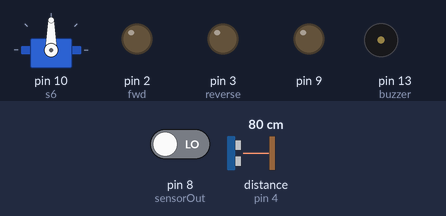
A sketch run on a simulated Arduino Uno, built with avr-gcc and run on an emulated ATmega328P. On the bench: servo, output pins drawn as LEDs (lit = HIGH), buzzer (waves = sounding, pin HIGH). Wiring (inferred from the names in the program): ultrasonic range finder: trigger pin 4; echo pin 4. The test bench sets the inputs (shaded band); at power-on: distance to the obstacle (sensor on pin 4) 80 cm, pin 8 (sensorOut) LOW. The echo pulse lasts 58.3 µs per cm; pins used as bus, display or sensor lines are not drawn; what the sketch prints to the serial monitor is not drawn.

Above: at 1.3 s.
1.4 s: distance to the obstacle (sensor on pin 4) set to 17 cm
2.9 s: distance to the obstacle (sensor on pin 4) set to 13 cm
At 3.9 s:
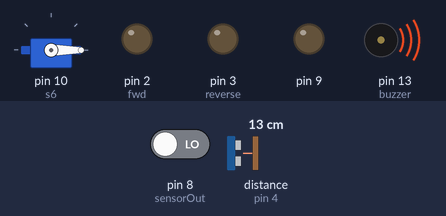
At 12.0 s:
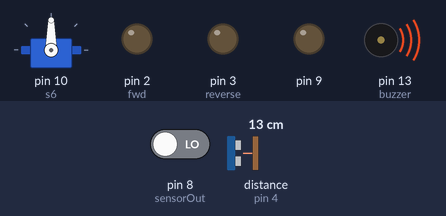
Timing chart, 0 to 14.2 s (numbered marks = the images above; inputs shaded):
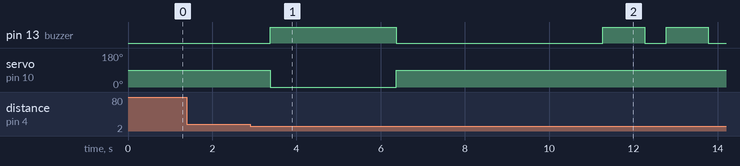

Measured:
- the behaviour switches between 16 and 15 cm on distance to the obstacle (sensor on pin 4) (found by bisection; images 0 and 1)
- after the input at 1.4 s, every drawn part: stays the same
- after the input at 2.9 s, pin 13 (buzzer): goes HIGH 3.0 s, LOW 4.9 s, HIGH 1.0 s, LOW 0.50 s, HIGH 1.0 s, then LOW, starting after 0.47 s; servo on pin 10 (s6): 90° → 0° after 0.47 s, → 90° 3.0 s later

The sketch:

sensor_warna.ino
```cpp
/*********
  Rui Santos
  Complete project details at https://randomnerdtutorials.com
*********/
#include <Servo.h>

Servo s6;
// TCS230 or TCS3200 pins wiring to Arduino
#define S0 4
#define S1 5
#define S2 6
#define S3 7
#define sensorOut 8

int count = 0;/////pakai us

const int pingPin1 = 4;
unsigned long millis1 = 0, millis2 = 0;
// Stores frequency read by the photodiodes 210 184 190kuning
int redFrequency = 0;
int greenFrequency = 0;
int blueFrequency = 0;

// Stores the red. green and blue colors
int redColor = 0;
int greenColor = 0;
int blueColor = 0;

void setup() {
  // Setting the outputs
  pinMode(S0, OUTPUT);
  pinMode(S1, OUTPUT);
  pinMode(S2, OUTPUT);
  pinMode(S3, OUTPUT);
  pinMode(3, OUTPUT);
  digitalWrite(3, 0);

  s6.attach(10);

  pinMode(2, 1); // fwd
  pinMode(3, 1); // reverse
  pinMode(9, 1); /// pwm
  pinMode(13, 1); /// buzzer
  pinMode(A0, 2);  // limit buka
  pinMode(A1, 2);  // limit tutup
  off();

  s6.write(90);
  // Setting the sensorOut as an input
  pinMode(sensorOut, INPUT);

  // Setting frequency scaling to 20%
  digitalWrite(S0, HIGH);
  digitalWrite(S1, LOW);

  // Begins serial communication
  Serial.begin(9600);
}

void loop() {


  while (count == 0) {
    //    millis1 = millis();
    // if (millis1 - millis2 > 5000) {
    // Serial.println("data cek");
    long duration, duration2, cm, cm2;
    // for (int i = 0; i < 100; i++) {
    //  delay(50);

    pinMode(pingPin1, OUTPUT);
    digitalWrite(pingPin1, LOW);
    delayMicroseconds(2);
    digitalWrite(pingPin1, HIGH);
    delayMicroseconds(5);
    digitalWrite(pingPin1, LOW);
    pinMode(pingPin1, INPUT);
    duration = pulseIn(pingPin1, HIGH);
    cm = microsecondsToCentimeters(duration);

    delay(50);


    //  }

    //    cm = cm/100.0 ;
    //    cm2 = cm2/100.0 ;
    //Serial.println("cm : ");
    Serial.println(cm);
    // Serial.println(cm2);
    if (cm < 15 ) {
      s6.write(0);
      digitalWrite(13, 1);
      delay(3000);
      s6.write(90);
      digitalWrite(13, 0);
      delay(1000);

      //      Serial.print("p");
      delay(100);
      count = 1;
      //kedip();
    }

    // Serial.println(analogRead(A2));
    delay(500);
    //
    //    millis2 = millis1;

    //}
  }
  while (count == 1) {
    // Setting RED (R) filtered photodiodes to be read
    digitalWrite(S2, LOW);
    digitalWrite(S3, LOW);

    // Reading the output frequency
    redFrequency = pulseIn(sensorOut, LOW);
    // Remaping the value of the RED (R) frequency from 0 to 255
    // You must replace with your own values. Here's an example:
    // redColor = map(redFrequency, 70, 120, 255,0);
    redColor = map(redFrequency, 476, 8358, 255, 0);

    // Printing the RED (R) value
    Serial.print("R = ");
    Serial.print(redColor);
    delay(100);

    // Setting GREEN (G) filtered photodiodes to be read
    digitalWrite(S2, HIGH);
    digitalWrite(S3, HIGH);

    // Reading the output frequency
    greenFrequency = pulseIn(sensorOut, LOW);
    // Remaping the value of the GREEN (G) frequency from 0 to 255
    // You must replace with your own values. Here's an example:
    // greenColor = map(greenFrequency, 100, 199, 255, 0);
    greenColor = map(greenFrequency, 583, 3814, 255, 0);

    // Printing the GREEN (G) value
    Serial.print(" G = ");
    Serial.print(greenColor);
    delay(100);

    // Setting BLUE (B) filtered photodiodes to be read
    digitalWrite(S2, LOW);
    digitalWrite(S3, HIGH);

    // Reading the output frequency
    blueFrequency = pulseIn(sensorOut, LOW);
    // Remaping the value of the BLUE (B) frequency from 0 to 255
    // You must replace with your own values. Here's an example:
    // blueColor = map(blueFrequency, 38, 84, 255, 0);
    blueColor = map(blueFrequency, 844, 309, 255, 0);

    // Printing the BLUE (B) value
    Serial.print(" B = ");
    Serial.print(blueColor);
    delay(100);

    // Checks the current detected color and prints
    // a message in the serial monitor
    if (redColor > 100 && redColor < 300 && blueColor < 500) {
      Serial.println(" kuning");
      kedip();
      count=0;
    } else if (redColor > 200 && redColor < 500 && blueColor < 500) {
      Serial.println(" kuning");
      kedip();
      count=0;

    } else if (greenColor > 50) {
      Serial.println(" hijau");
      while (1) {
        fwd();
        if (digitalRead(A0) == 0) {
          off();
          break;
        }
      }

      while (1) {
        rvs();
        if (digitalRead(A1) == 0) {
          off();
          break;
        }
      }
      count=0;
    } else {
      Serial.println(" gelap");
    }
    //  if(redColor > greenColor && redColor > blueColor){
    //      Serial.println(" - RED detected!");
    //  }
    //  if(greenColor > redColor && greenColor > blueColor){
    //    Serial.println(" - GREEN detected!");
    //  }
    //  if(blueColor > redColor && blueColor > greenColor){
    //    Serial.println(" - BLUE detected!");
    //  }

  }
}


long microsecondsToCentimeters(long microseconds) {
  return microseconds / 29 / 2;
}
void fwd() {
  digitalWrite(5, 1);
  digitalWrite(6, 0);
}
void rvs() {
  digitalWrite(5, 0);
  digitalWrite(6, 1);
}
void off() {
  digitalWrite(5, 0);
  digitalWrite(6, 0);
}
//////
void kedip() {
  for (int u = 0; u < 10; u++) {
    digitalWrite(13, 1);
    delay(1000);
    digitalWrite(13, 0);
    delay(500);
  }
}
```

backup.ino
```cpp
///*********
//  Rui Santos
//  Complete project details at https://randomnerdtutorials.com
//*********/
//#include <Servo.h>
//
//Servo s6;
//// TCS230 or TCS3200 pins wiring to Arduino
//#define S0 4
//#define S1 5
//#define S2 6
//#define S3 7
//#define sensorOut 8
//
//int count = 0;/////pakai us
//
//const int pingPin1 = 4;
//unsigned long millis1 = 0, millis2 = 0;
//// Stores frequency read by the photodiodes 210 184 190kuning
//int redFrequency = 0;
//int greenFrequency = 0;
//int blueFrequency = 0;
//
//// Stores the red. green and blue colors
//int redColor = 0;
//int greenColor = 0;
//int blueColor = 0;
//
//void setup() {
//  // Setting the outputs
//  pinMode(S0, OUTPUT);
//  pinMode(S1, OUTPUT);
//  pinMode(S2, OUTPUT);
//  pinMode(S3, OUTPUT);
//  pinMode(3, OUTPUT);
//  digitalWrite(3, 0);
//
//  s6.attach(10);
//
//  pinMode(2, 1); // fwd
//  pinMode(3, 1); // reverse
//  pinMode(9, 1); /// pwm
//  pinMode(13, 1); /// buzzer
//  pinMode(A0, 2);  // limit buka
//  pinMode(A1, 2);  // limit tutup
//  off();
//
//  s6.write(90);
//  // Setting the sensorOut as an input
//  pinMode(sensorOut, INPUT);
//
//  // Setting frequency scaling to 20%
//  digitalWrite(S0, HIGH);
//  digitalWrite(S1, LOW);
//
//  // Begins serial communication
//  Serial.begin(9600);
//}
//
//void loop() {
//
//
//  while (count == 0) {
//    //    millis1 = millis();
//    // if (millis1 - millis2 > 5000) {
//    // Serial.println("data cek");
//    long duration, duration2, cm, cm2;
//    // for (int i = 0; i < 100; i++) {
//    //  delay(50);
//
//    pinMode(pingPin1, OUTPUT);
//    digitalWrite(pingPin1, LOW);
//    delayMicroseconds(2);
//    digitalWrite(pingPin1, HIGH);
//    delayMicroseconds(5);
//    digitalWrite(pingPin1, LOW);
//    pinMode(pingPin1, INPUT);
//    duration = pulseIn(pingPin1, HIGH);
//    cm = microsecondsToCentimeters(duration);
//
//    delay(50);
//
//
//    //  }
//
//    //    cm = cm/100.0 ;
//    //    cm2 = cm2/100.0 ;
//    //Serial.println("cm : ");
//    Serial.println(cm);
//    // Serial.println(cm2);
//    if (cm < 15 ) {
//      s6.write(0);
//      digitalWrite(13, 1);
//      delay(3000);
//      s6.write(90);
//      digitalWrite(13, 0);
//      delay(1000);
//
//      //      Serial.print("p");
//      delay(100);
//      count = 1;
//      //kedip();
//    }
//
//    // Serial.println(analogRead(A2));
//    delay(500);
//    //
//    //    millis2 = millis1;
//
//    //}
//  }
//  while (count == 1) {
//    // Setting RED (R) filtered photodiodes to be read
//    digitalWrite(S2, LOW);
//    digitalWrite(S3, LOW);
//
//    // Reading the output frequency
//    redFrequency = pulseIn(sensorOut, LOW);
//    // Remaping the value of the RED (R) frequency from 0 to 255
//    // You must replace with your own values. Here's an example:
//    // redColor = map(redFrequency, 70, 120, 255,0);
//    redColor = map(redFrequency, 476, 8358, 255, 0);
//
//    // Printing the RED (R) value
//    Serial.print("R = ");
//    Serial.print(redColor);
//    delay(100);
//
//    // Setting GREEN (G) filtered photodiodes to be read
//    digitalWrite(S2, HIGH);
//    digitalWrite(S3, HIGH);
//
//    // Reading the output frequency
//    greenFrequency = pulseIn(sensorOut, LOW);
//    // Remaping the value of the GREEN (G) frequency from 0 to 255
//    // You must replace with your own values. Here's an example:
//    // greenColor = map(greenFrequency, 100, 199, 255, 0);
//    greenColor = map(greenFrequency, 583, 3814, 255, 0);
//
//    // Printing the GREEN (G) value
//    Serial.print(" G = ");
//    Serial.print(greenColor);
//    delay(100);
//
//    // Setting BLUE (B) filtered photodiodes to be read
//    digitalWrite(S2, LOW);
//    digitalWrite(S3, HIGH);
//
//    // Reading the output frequency
//    blueFrequency = pulseIn(sensorOut, LOW);
//    // Remaping the value of the BLUE (B) frequency from 0 to 255
//    // You must replace with your own values. Here's an example:
//    // blueColor = map(blueFrequency, 38, 84, 255, 0);
//    blueColor = map(blueFrequency, 844, 309, 255, 0);
//
//    // Printing the BLUE (B) value
//    Serial.print(" B = ");
//    Serial.print(blueColor);
//    delay(100);
//
//    // Checks the current detected color and prints
//    // a message in the serial monitor
//    if (redColor > 100 && redColor < 300 && blueColor < 500) {
//      Serial.println(" kuning");
//      kedip();
//      count=0;
//    } else if (redColor > 200 && redColor < 500 && blueColor < 500) {
//      Serial.println(" kuning");
//      kedip();
//      count=0;
//
//    } else if (greenColor > 50) {
//      Serial.println(" hijau");
//      while (1) {
//        fwd();
//        if (digitalRead(A0) == 0) {
//          off();
//          break;
//        }
//      }
//
//      while (1) {
//        rvs();
//        if (digitalRead(A1) == 0) {
//          off();
//          break;
//        }
//      }
//      count=0;
//    } else {
//      Serial.println(" gelap");
//    }
//    //  if(redColor > greenColor && redColor > blueColor){
//    //      Serial.println(" - RED detected!");
//    //  }
//    //  if(greenColor > redColor && greenColor > blueColor){
//    //    Serial.println(" - GREEN detected!");
//    //  }
//    //  if(blueColor > redColor && blueColor > greenColor){
//    //    Serial.println(" - BLUE detected!");
//    //  }
//
//  }
//}
//
//
//long microsecondsToCentimeters(long microseconds) {
//  return microseconds / 29 / 2;
//}
//void fwd() {
//  digitalWrite(5, 1);
//  digitalWrite(6, 0);
//}
//void rvs() {
//  digitalWrite(5, 0);
//  digitalWrite(6, 1);
//}
//void off() {
//  digitalWrite(5, 0);
//  digitalWrite(6, 0);
//}
////////
//void kedip() {
//  for (int u = 0; u < 10; u++) {
//    digitalWrite(13, 1);
//    delay(1000);
//    digitalWrite(13, 0);
//    delay(500);
//  }
//}
```
